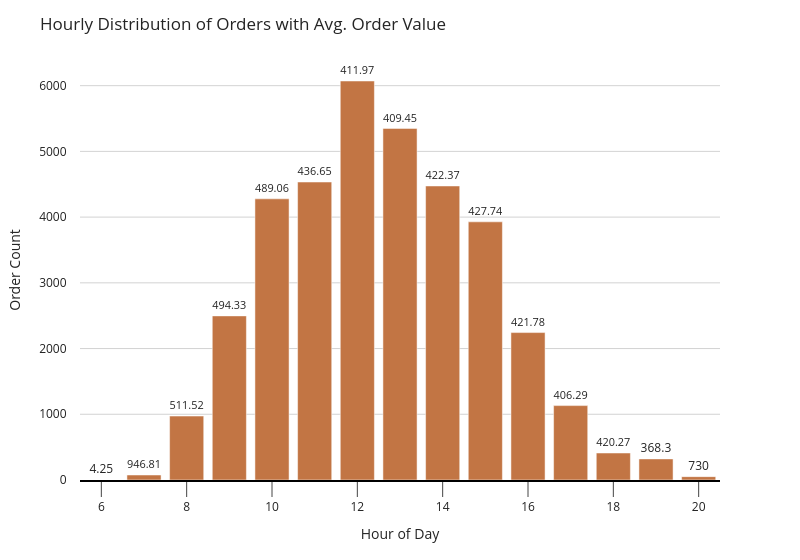

This figure's notebook cell:
### Code cell
fig = px.bar(hourly_velocity, x="hour_of_day", y="total_orders", color_discrete_sequence=["#c27544"])

fig.update_yaxes(showline=False, automargin=True, showgrid=True, gridcolor="lightgray",\
                 griddash="solid", ticks="outside", ticklen=10, tickcolor="white", title="Order Count")

fig.update_xaxes(showline=True, linecolor="black", linewidth=2, tickangle=0, ticks="outside",\
                 ticklen=15, title="Hour of Day")

fig.update_layout(template="simple_white", width=800, title="Hourly Distribution of Orders with Avg. Order Value")

fig.update_traces(texttemplate="%{customdata}", textposition="outside", customdata=hourly_velocity["avg_order_value"])

fig.show()

### Figure 1 — Plotly figure (JSON) as saved in the notebook; plotly's stock layout.template omitted (floating-point values rounded to 4 significant figures)
{"data": [{"customdata": [4.25, 946.8, 511.5, 494.3, 489.1, 436.6, 412.0, 409.4, 422.4, 427.7, 421.8, 406.3, 420.3, 368.3, 730.0], "hovertemplate": "hour_of_day=%{x}<br>total_orders=%{y}<extra></extra>", "legendgroup": "", "marker": {"color": "#c27544", "pattern": {"shape": ""}}, "name": "", "orientation": "v", "showlegend": false, "textposition": "outside", "texttemplate": "%{customdata}", "type": "bar", "x": [6, 7, 8, 9, 10, 11, 12, 13, 14, 15, 16, 17, 18, 19, 20], "xaxis": "x", "y": [1, 76, 973, 2497, 4278, 4534, 6071, 5350, 4474, 3928, 2243, 1132, 411, 321, 51], "yaxis": "y"}], "layout": {"barmode": "relative", "legend": {"tracegroupgap": 0}, "margin": {"t": 60}, "title": {"text": "Hourly Distribution of Orders with Avg. Order Value"}, "width": 800, "xaxis": {"anchor": "y", "domain": [0, 1], "linecolor": "black", "linewidth": 2, "showline": true, "tickangle": 0, "ticklen": 15, "ticks": "outside", "title": {"text": "Hour of Day"}}, "yaxis": {"anchor": "x", "automargin": true, "domain": [0, 1], "gridcolor": "lightgray", "griddash": "solid", "showgrid": true, "showline": false, "tickcolor": "white", "ticklen": 10, "ticks": "outside", "title": {"text": "Order Count"}}}}
